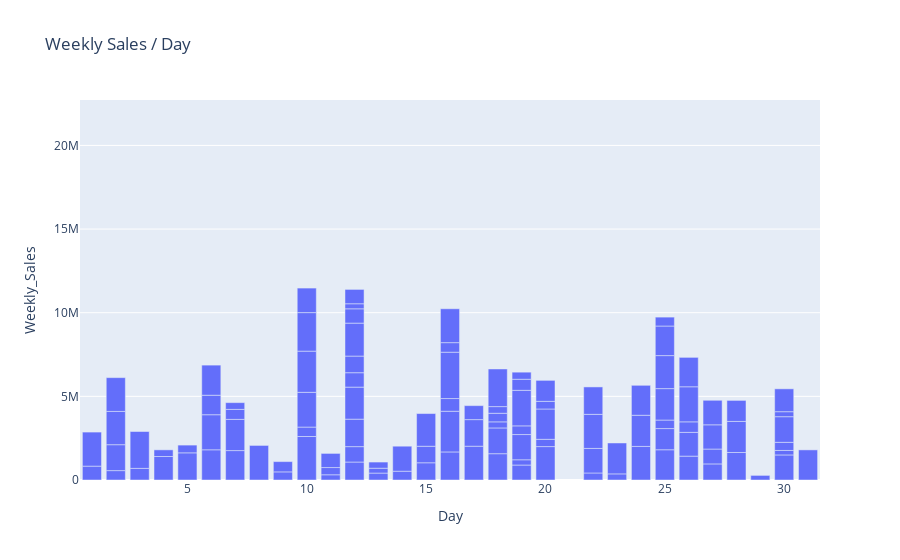

Source (notebook cell):
### Markdown cell above
<u><h5>4. Weekly Sales by Day

### Code cell
# Weekly sales by day in the month
fig = px.bar(df, x='Day', y='Weekly_Sales', title='Weekly Sales / Day')
fig.show()

### Figure 1 — Plotly figure (JSON) as saved in the notebook; plotly's stock layout.template omitted (floating-point values rounded to 4 significant figures; data arrays with more than 128 entries replaced by an {"elided": "..."} marker saying what was removed)
{"data": [{"alignmentgroup": "True", "hovertemplate": "Day=%{x}<br>Weekly_Sales=%{y}<extra></extra>", "legendgroup": "", "marker": {"color": "#636efa", "pattern": {"shape": ""}}, "name": "", "offsetgroup": "", "orientation": "v", "showlegend": false, "textposition": "auto", "type": "bar", "x": {"elided": "131 int values"}, "xaxis": "x", "y": {"elided": "131 float values"}, "yaxis": "y"}], "layout": {"barmode": "relative", "legend": {"tracegroupgap": 0}, "title": {"text": "Weekly Sales / Day"}, "xaxis": {"anchor": "y", "domain": [0, 1], "title": {"text": "Day"}}, "yaxis": {"anchor": "x", "domain": [0, 1], "title": {"text": "Weekly_Sales"}}}}
